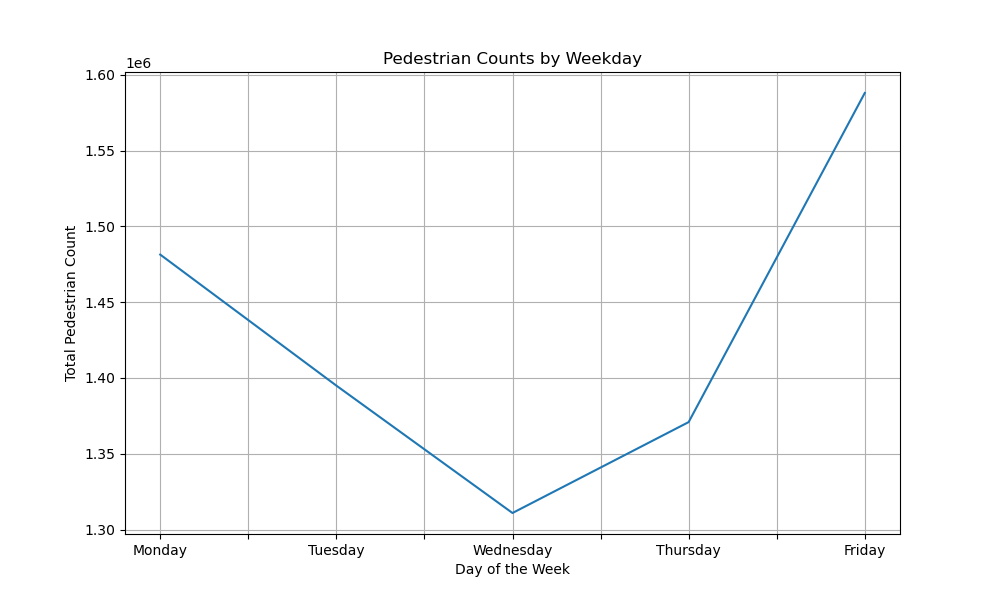

Python code for this plot:
# 1)Filter the data to include only weekdays (Monday to Friday) and plot a line graph
# showing the pedestrian counts for each day of the week.

import pandas as pd
import matplotlib.pyplot as plt


def main():
    # Load the dataset
    data_url = "https://data.cityofnewyork.us/api/views/6fi9-q3ta/rows.csv?accessType=DOWNLOAD"
    df = pd.read_csv(data_url)

    # print(df.columns)
    print(df['hour_beginning'].head())  # Print a sample to inspect the format

    # Convert the 'hour_beginning' column to datetime format
    df['hour_beginning'] = pd.to_datetime(df['hour_beginning'], format='%m/%d/%Y %I:%M:%S %p', errors='coerce')

    # Filter out weekends
    data_weekdays = df[df['hour_beginning'].dt.dayofweek < 5]

    # Group by day of the week and sum ONLY the 'Pedestrians' column
    weekday_counts = data_weekdays.groupby(data_weekdays['hour_beginning'].dt.day_name())['Pedestrians'].sum()

    # Order the days
    ordered_days = ["Monday", "Tuesday", "Wednesday", "Thursday", "Friday"]
    weekday_counts = weekday_counts.reindex(ordered_days)

    # Plotting
    plt.figure(figsize=(10, 6))
    weekday_counts.plot(kind='line')
    plt.title('Pedestrian Counts by Weekday')
    plt.xlabel('Day of the Week')
    plt.ylabel('Total Pedestrian Count')
    plt.grid(True)
    plt.show()


if __name__ == '__main__':
    main()
